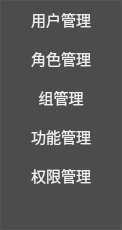
     <widget class="QFrame" name="frame">
      <property name="sizePolicy">
       <sizepolicy hsizetype="Fixed" vsizetype="Expanding">
        <horstretch>0</horstretch>
        <verstretch>0</verstretch>
       </sizepolicy>
      </property>
      <property name="minimumSize">
       <size>
        <width>122</width>
        <height>0</height>
       </size>
      </property>
      <property name="maximumSize">
       <size>
        <width>122</width>
        <height>16777215</height>
       </size>
      </property>
      <property name="styleSheet">
       <string notr="true">QFrame {
    background-color: #4c4c4c; /* 黑色暗灰色背景 */
    border: 1px solid #555555; /* 边框颜色 */
}</string>
      </property>
      <property name="frameShape">
       <enum>QFrame::Shape::StyledPanel</enum>
      </property>
      <property name="frameShadow">
       <enum>QFrame::Shadow::Raised</enum>
      </property>
      <widget class="QWidget" name="layoutWidget">
       <property name="geometry">
        <rect>
         <x>0</x>
         <y>0</y>
         <width>124</width>
         <height>221</height>
        </rect>
       </property>
       <layout class="QVBoxLayout" name="verticalLayout_2">
        <property name="spacing">
         <number>0</number>
        </property>
        <item>
         <widget class="QPushButton" name="userButton">
          <property name="sizePolicy">
           <sizepolicy hsizetype="Expanding" vsizetype="Fixed">
            <horstretch>0</horstretch>
            <verstretch>0</verstretch>
           </sizepolicy>
          </property>
          <property name="minimumSize">
           <size>
            <width>122</width>
            <height>39</height>
           </size>
          </property>
          <property name="maximumSize">
           <size>
            <width>122</width>
            <height>39</height>
           </size>
          </property>
          <property name="styleSheet">
           <string notr="true">QPushButton {
                border: none;
                background: transparent;
                color: #efefef;
                font-size: 15px;
                padding: 10px 20px;
 }
QPushButton:hover { /*停留*/
               background: lightgray;
 }
QPushButton:pressed { /*点击*/
                background: gray;
               color: white;
}
QPushButton:checked { /*选择*/
                background: #54a5e3;
                color: white;
}
QPushButton:disabled {
    color: #a9a9a9; /* 禁用状态的文字颜色为深灰色 */
}</string>
          </property>
          <property name="text">
           <string>用户管理</string>
          </property>
          <property name="checkable">
           <bool>true</bool>
          </property>
         </widget>
        </item>
        <item>
         <widget class="QPushButton" name="roleButton">
          <property name="sizePolicy">
           <sizepolicy hsizetype="Expanding" vsizetype="Fixed">
            <horstretch>0</horstretch>
            <verstretch>0</verstretch>
           </sizepolicy>
          </property>
          <property name="minimumSize">
           <size>
            <width>122</width>
            <height>39</height>
           </size>
          </property>
          <property name="maximumSize">
           <size>
            <width>122</width>
            <height>39</height>
           </size>
          </property>
          <property name="styleSheet">
           <string notr="true">QPushButton {
                border: none;
                background: transparent;
                color: #efefef;
                font-size: 15px;
                padding: 10px 20px;
 }
QPushButton:hover {
               background: lightgray;
 }
QPushButton:pressed {
                background: gray;
               color: white;
}
QPushButton:checked {
                background: #54a5e3;
                color: white;
}
QPushButton:disabled {
    color: #a9a9a9; /* 禁用状态的文字颜色为深灰色 */
}</string>
          </property>
          <property name="text">
           <string>角色管理</string>
          </property>
          <property name="checkable">
           <bool>true</bool>
          </property>
         </widget>
        </item>
        <item>
         <widget class="QPushButton" name="groupButton">
          <property name="sizePolicy">
           <sizepolicy hsizetype="Expanding" vsizetype="Fixed">
            <horstretch>0</horstretch>
            <verstretch>0</verstretch>
           </sizepolicy>
          </property>
          <property name="minimumSize">
           <size>
            <width>122</width>
            <height>39</height>
           </size>
          </property>
          <property name="maximumSize">
           <size>
            <width>122</width>
            <height>39</height>
           </size>
          </property>
          <property name="styleSheet">
           <string notr="true">QPushButton {
                border: none;
                background: transparent;
                color: #efefef;
                font-size: 15px;
                padding: 10px 20px;
 }
QPushButton:hover {
               background: lightgray;
 }
QPushButton:pressed {
                background: gray;
               color: white;
}
QPushButton:checked {
                background: #54a5e3;
                color: white;
}
QPushButton:disabled {
    color: #a9a9a9; /* 禁用状态的文字颜色为深灰色 */
}</string>
          </property>
          <property name="text">
           <string>组管理</string>
          </property>
          <property name="checkable">
           <bool>true</bool>
          </property>
         </widget>
        </item>
        <item>
         <widget class="QPushButton" name="functionButton">
          <property name="sizePolicy">
           <sizepolicy hsizetype="Expanding" vsizetype="Fixed">
            <horstretch>0</horstretch>
            <verstretch>0</verstretch>
           </sizepolicy>
          </property>
          <property name="minimumSize">
           <size>
            <width>122</width>
            <height>39</height>
           </size>
          </property>
          <property name="maximumSize">
           <size>
            <width>122</width>
            <height>39</height>
           </size>
          </property>
          <property name="styleSheet">
           <string notr="true">QPushButton {
                border: none;
                background: transparent;
                color: #efefef;
                font-size: 15px;
                padding: 10px 20px;
 }
QPushButton:hover {
               background: lightgray;
 }
QPushButton:pressed {
                background: gray;
               color: white;
}
QPushButton:checked {
                background: #54a5e3;
                color: white;
}
QPushButton:disabled {
    color: #a9a9a9; /* 禁用状态的文字颜色为深灰色 */
}</string>
          </property>
          <property name="text">
           <string>功能管理</string>
          </property>
          <property name="checkable">
           <bool>true</bool>
          </property>
         </widget>
        </item>
        <item>
         <widget class="QPushButton" name="permissionButton">
          <property name="sizePolicy">
           <sizepolicy hsizetype="Expanding" vsizetype="Fixed">
            <horstretch>0</horstretch>
            <verstretch>0</verstretch>
           </sizepolicy>
          </property>
          <property name="minimumSize">
           <size>
            <width>122</width>
            <height>39</height>
           </size>
          </property>
          <property name="maximumSize">
           <size>
            <width>122</width>
            <height>39</height>
           </size>
          </property>
          <property name="styleSheet">
           <string notr="true">QPushButton {
                border: none;
                background: transparent;
                color: #efefef;
                font-size: 15px;
                padding: 10px 20px;
 }
QPushButton:hover {
               background: lightgray;
 }
QPushButton:pressed {
                background: gray;
               color: white;
}
QPushButton:checked {
                background: #54a5e3;
                color: white;
}
QPushButton:disabled {
    color: #a9a9a9; /* 禁用状态的文字颜色为深灰色 */
}</string>
          </property>
          <property name="text">
           <string>权限管理</string>
          </property>
          <property name="checkable">
           <bool>true</bool>
          </property>
         </widget>
        </item>
        <item>
         <spacer name="verticalSpacer">
          <property name="orientation">
           <enum>Qt::Orientation::Vertical</enum>
          </property>
          <property name="sizeType">
           <enum>QSizePolicy::Policy::Expanding</enum>
          </property>
          <property name="sizeHint" stdset="0">
           <size>
            <width>122</width>
            <height>40</height>
           </size>
          </property>
         </spacer>
        </item>
       </layout>
      </widget>
     </widget>
